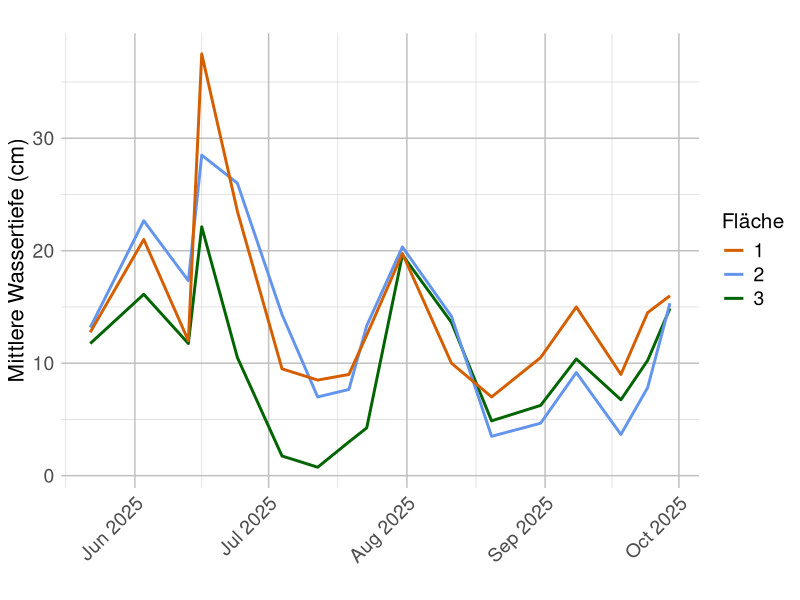
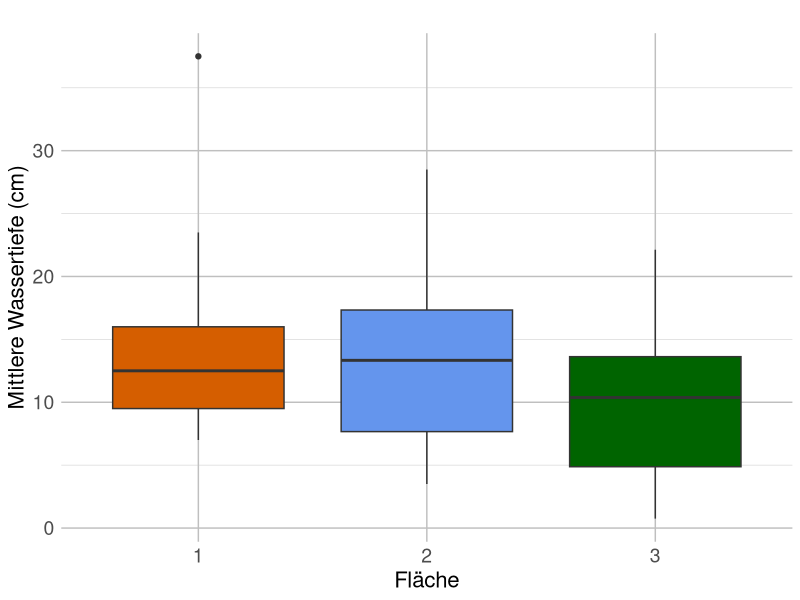
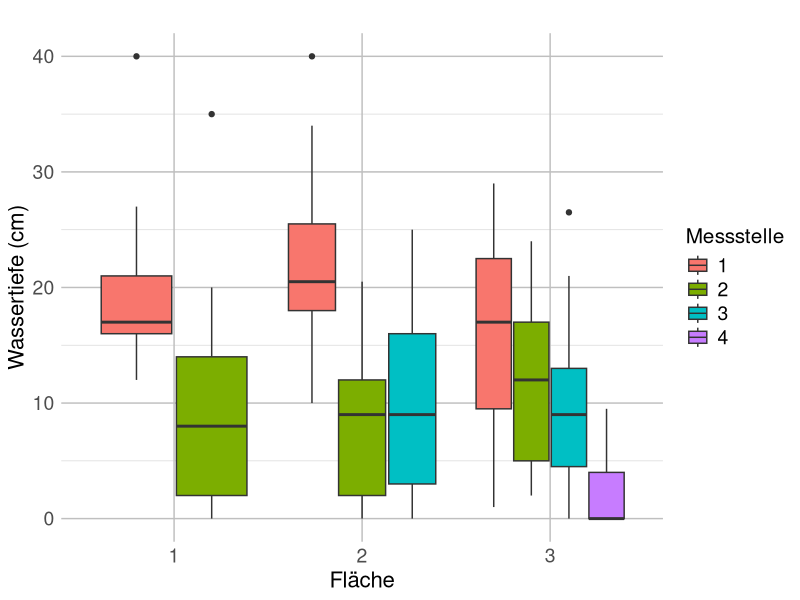
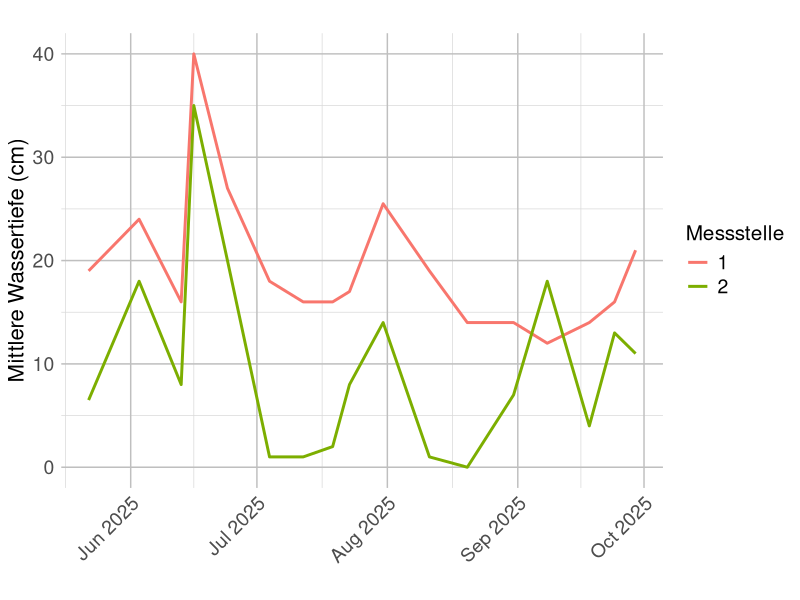
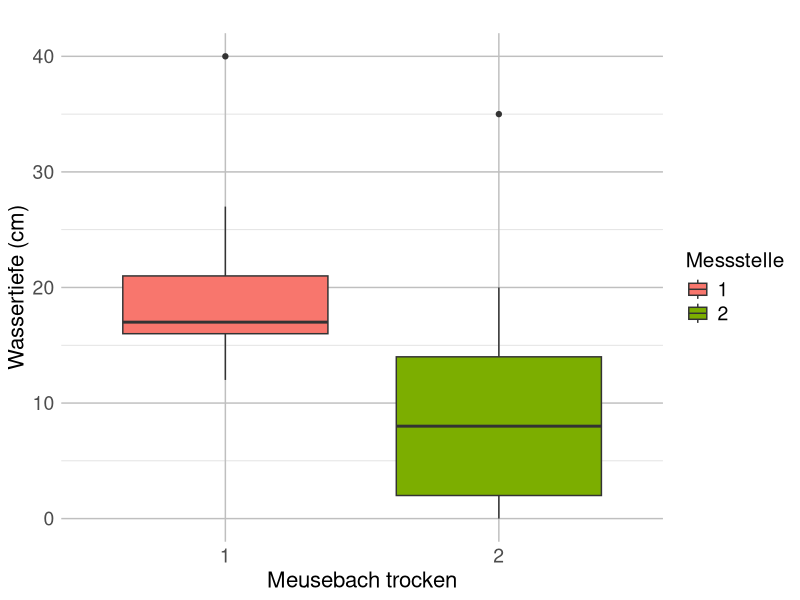
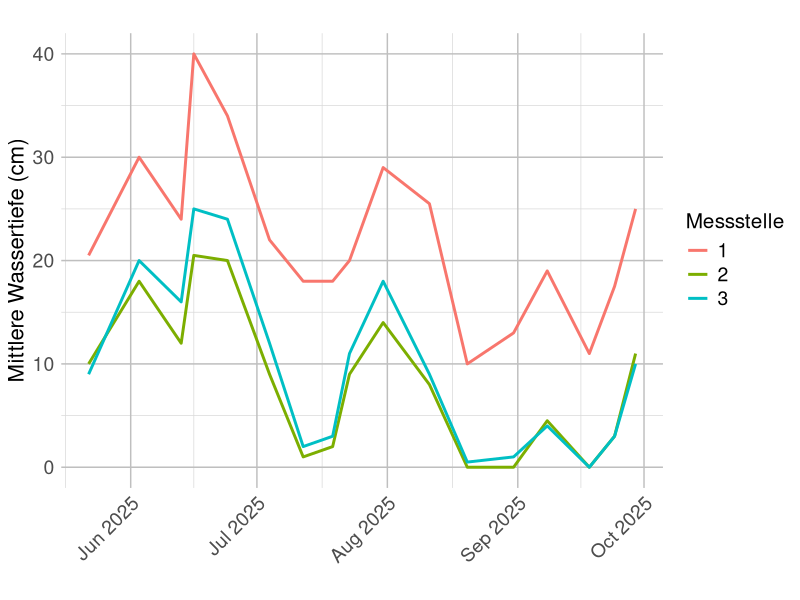
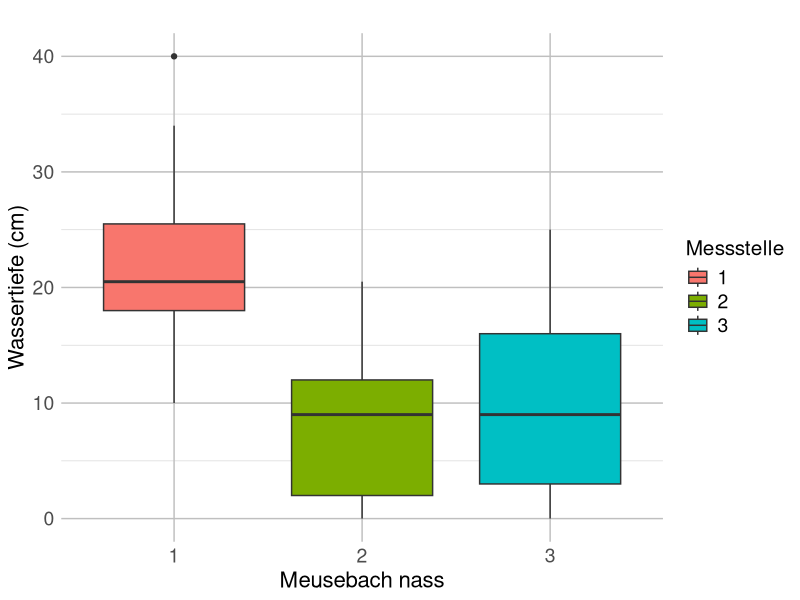
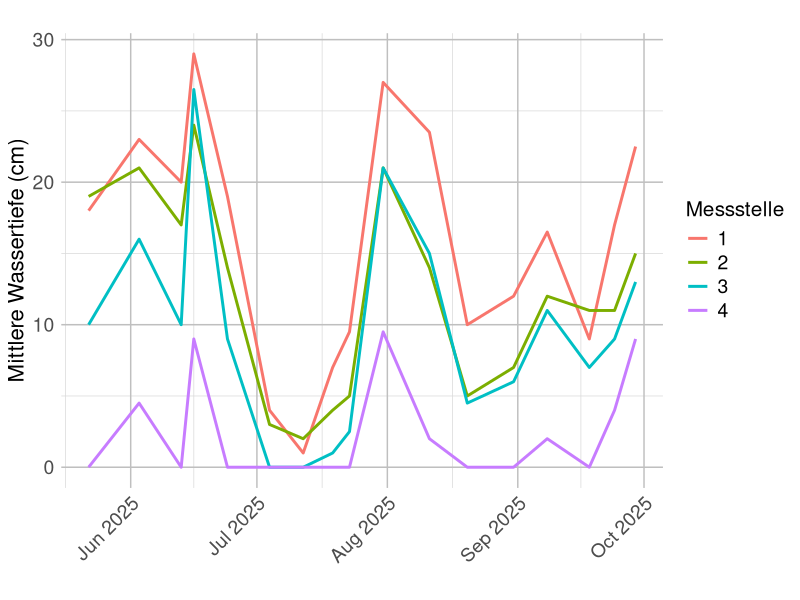

Write R code to recreate these figures, in order.
## ---- chunk 1
library(readxl)
library(dplyr)
library(ggplot2)
library(lubridate)
library(tidyr)
## ---- chunk 2
Wassertiefen <- read_excel("Tabelle Wassertiefe.xlsx")
summary(Wassertiefen)
str(Wassertiefen)
class(Wassertiefen$Datum)

# Datum als Date konvertieren
Wassertiefen$Datum <- as.Date(Wassertiefen$Datum)

str(Wassertiefen)
class(Wassertiefen$Datum)
## ---- chunk 3
# Mittelwerte pro Tag/ pro Standort berechnen 
WT_mittel <- Wassertiefen %>% 
  group_by(Datum, Standort) %>% 
  summarise(WT_mean = mean(Wassertiefe, na.rm = TRUE)) %>% 
  ungroup()

## ---- chunk 4
# Liniendiagramm - Jahresverlauf
# Zeitlicher Verlauf der mittleren Wassertiefe nach Standort

ggplot(WT_mittel, aes(x = Datum, y = WT_mean, color = Standort)) +
  geom_line(linewidth = 1) +
  #geom_point(size = 2) +
  labs(
    title = "",
    x = "",
    y = "Mittlere Wassertiefe (cm)",
    color = "Fläche"
  ) +
  scale_color_manual(
    breaks = c("MT", "MN", "L"),
    values = c(
      "MT" = "#D55E00",
      "MN" = "#6495ED",
      "L"  = "#006400"
    ),
    labels = c(
      "MT" = "1",
      "MN" = "2",
      "L"  = "3"
    )
  ) +
  theme(
    axis.title.x = element_text(size = 16),
    axis.title.y = element_text(size = 16),

    axis.text.x = element_text(angle = 45, hjust = 1, size = 14),
    axis.text.y = element_text(size = 14),

    legend.title = element_text(size = 15),
    legend.text = element_text(size = 14),

    panel.grid.major = element_line(color = "grey75"),
    panel.grid.minor = element_line(color = "grey85"),

    axis.ticks = element_blank(),

    panel.background = element_rect(fill = "white", color = NA)
  ) +
  scale_x_date(
    date_breaks = "1 month",
    date_labels = "%b %Y"
  )
## ---- chunk 5
#ggsave(
  #"Zeitlicher Verlauf der mittleren Wassertiefe nach Standort.png",
  #width = 10,
  #height = 6,
  #dpi = 300
#)
## ---- chunk 6
# Boxplot pro Standort, Mittelwert der verschiedenen Messpunkte

ggplot(WT_mittel, aes(x = factor(Standort,levels = c("MT", "MN", "L")), y = WT_mean, fill = Standort)) +
  geom_boxplot() +
  labs(
    title = "",
    x = "Fläche",
    y = "Mittlere Wassertiefe (cm)"
  ) +
  scale_x_discrete(labels = c(
    "MT" = "1",
    "MN" = "2",
    "L"  = "3"
  )) +
  scale_fill_manual(
    values = c(
      "MT" = "#D55E00",
      "MN" = "#6495ED",
      "L"  = "#006400"
    )
  ) +
  theme(
    axis.title.x = element_text(size = 16),
    axis.title.y = element_text(size = 16),

    axis.text.x = element_text(size = 14),
    axis.text.y = element_text(size = 14),

    legend.position = "none",   

    panel.grid.major = element_line(color = "grey75"),
    panel.grid.minor = element_line(color = "grey85"),

    axis.ticks = element_blank(),

    panel.background = element_rect(fill = "white", color = NA)
  )
## ---- chunk 7
#ggsave(
  #"Boxplot_Vergleich der Flächen.png",
  #width = 10,
  #height = 6,
  #dpi = 300
#)
## ---- chunk 8
# Boxplot pro Standort, Messpunkte farblich unterscheiden
# Vergleich der Wassertiefen nach Standort und Messstelle (Mai–Sep 2025)

ggplot(Wassertiefen,
       aes(x = factor(Standort, levels = c("MT", "MN", "L")),
           y = Wassertiefe,
           fill = factor(Messpunkt))) +

  geom_boxplot(position = position_dodge(0.8)) +

  labs(
    title = "",
    x = "Fläche",
    y = "Wassertiefe (cm)",
    fill = "Messstelle"
  ) +

  scale_x_discrete(labels = c(
    "MT" = "1",
    "MN" = "2",
    "L"  = "3"
  )) +

  theme(
    axis.title.x = element_text(size = 16),
    axis.title.y = element_text(size = 16),

    axis.text.x = element_text(size = 14),
    axis.text.y = element_text(size = 14),

    legend.title = element_text(size = 15),
    legend.text = element_text(size = 14),

    panel.grid.major = element_line(color = "grey75"),
    panel.grid.minor = element_line(color = "grey85"),

    axis.ticks = element_blank(),

    panel.background = element_rect(fill = "white", color = NA)
  )
## ---- chunk 9
#ggsave(
  #"Boxplot_Vergleich der Wassertiefen nach Standort und Messstelle.png",
  #width = 10,
  #height = 6,
  #dpi = 300
#)
## ---- chunk 10
#### Jahresverlauf - Liniendiagramm
plot_lin1 <- function(df, st, titel = NULL) {
  
  # Daten nach Standort filtern
  df_sub1 <- df %>% filter(Standort == st)

  ggplot(df_sub1, aes(x = Datum, y = Wassertiefe, color = factor(Messpunkt))) +
    geom_line(linewidth = 1) +
    #geom_point(size = 2) +
    
    labs(
      title = titel,
      x = "",
      y = "Mittlere Wassertiefe (cm)",
      color = "Messstelle"
    ) +
    
    scale_x_date(
      date_breaks = "1 month",
      date_labels = "%b %Y"
    ) +
    scale_color_manual(
  values = c(
    "1" = "#F8766D",
    "2" = "#7CAE00",
    "3" = "#00BFC4",
    "4" = "#C77CFF"
  )
  ) +
    
    theme(
      axis.title.x = element_text(size = 16),
      axis.title.y = element_text(size = 16),

      axis.text.x = element_text(angle = 45, hjust = 1, size = 14),
      axis.text.y = element_text(size = 14),

      legend.title = element_text(size = 15),
      legend.text = element_text(size = 14),

      panel.grid.major = element_line(color = "grey75"),
      panel.grid.minor = element_line(color = "grey85"),

      axis.ticks = element_blank(),

      panel.background = element_rect(fill = "white", color = NA)
    )
}
## ---- chunk 11
#### Unterschiede zw. den Messstellen - Boxplot 
plot_box <- function(df, st, titel=NULL, x_name=NULL) {
  
  # Daten filtern
  df_sub2 <- df %>% filter(Standort == st)
  
  # x-Achsenname setzen, falls NULL
  if (is.null(x_name)) {
    x_name <- "Messpunkt"  # Standard
  }
  
  ggplot(df_sub2, aes(x = factor(Messpunkt), y = Wassertiefe, fill = factor(Messpunkt))) +
    geom_boxplot() +
    labs(
      title = titel,
      x = x_name,           # hier wird der flexible Name verwendet
      y = "Wassertiefe (cm)",
      fill = "Messstelle"
    ) +
    scale_fill_manual(
  values = c(
    "1" = "#F8766D",
    "2" = "#7CAE00",
    "3" = "#00BFC4",
    "4" = "#C77CFF"
  )
  ) +
    theme(
      axis.title.x = element_text(size = 16),
      axis.title.y = element_text(size = 16),

      axis.text.x = element_text(size = 14),
      axis.text.y = element_text(size = 14),

      legend.title = element_text(size = 15),
      legend.text = element_text(size = 14),

      panel.grid.major = element_line(color = "grey75"),
      panel.grid.minor = element_line(color = "grey85"),

      axis.ticks = element_blank(),

      panel.background = element_rect(fill = "white", color = NA)
    )
}

## ---- chunk 12
plot_lin1(Wassertiefen, "MT", titel="")
## ---- chunk 13
# Boxplot
plot_box(Wassertiefen, st="MT",
         titel="",
         x_name="Meusebach trocken")
## ---- chunk 14
# Liniendiagramm
plot_lin1(Wassertiefen, "MN", titel="")
## ---- chunk 15
# Boxplot
plot_box(Wassertiefen, st="MN",
         titel="",
         x_name="Meusebach nass")
## ---- chunk 16
# Liniendiagramm
plot_lin1(Wassertiefen, "L", titel="")
## ---- chunk 17
# Boxplot
plot_box(Wassertiefen, st="L",
         titel="",
         x_name="Lichtenau")
## ---- chunk 18
# Statistische Kennzahlen pro Messpunkt und Standort
Kennzahlen_messpunkt <- Wassertiefen %>%
  group_by(Standort, Messpunkt) %>%
  summarise(
    Mittelwert = mean(Wassertiefe, na.rm = TRUE),
    Median = median(Wassertiefe, na.rm = TRUE),
    Std = sd(Wassertiefe, na.rm = TRUE),
    Min = min(Wassertiefe, na.rm = TRUE),
    Max = max(Wassertiefe, na.rm = TRUE),
    Range = max(Wassertiefe, na.rm = TRUE) - min(Wassertiefe, na.rm = TRUE),
  )

Kennzahlen_messpunkt

## ---- chunk 19
# Statistische Kennzahlen pro Standort
Kennzahlen_standort <- Wassertiefen %>%
  group_by(Standort) %>%
  summarise(
    Mittelwert = mean(Wassertiefe, na.rm = TRUE),
    Median = median(Wassertiefe, na.rm = TRUE),
    Std = sd(Wassertiefe, na.rm = TRUE),
    Min = min(Wassertiefe, na.rm = TRUE),
    Max = max(Wassertiefe, na.rm = TRUE),
    Range = max(Wassertiefe, na.rm = TRUE) - min(Wassertiefe, na.rm = TRUE)
  )

Kennzahlen_standort

## ---- chunk 20
# welcher Standort hat die größten Wasserstandsschwankungen?

# Standardabweichung = wie stark der Wasserstand typischerweise um seinen Mittelwert schwankt
# Spannweite des Wasserstands = extremste Unterschiede zwischen dem höchsten und niedrigsten gemessenen Wasserstand

#Schwankung pro Standort (über Tagesmittelwerte)
WT_var_st <- WT_mittel %>%
  group_by(Standort) %>%
  summarise(
    sd_WT = sd(WT_mean, na.rm = TRUE),
    range_WT = max(WT_mean, na.rm = TRUE) - min(WT_mean, na.rm = TRUE)
  ) %>%
  arrange(desc(sd_WT))

WT_var_st

## ---- chunk 21
# Schwankung pro Messpunkt innerhalb eines Standorts
WT_var_mp <- Wassertiefen %>%
  group_by(Standort, Messpunkt) %>%
  summarise(
    sd_WT = sd(Wassertiefe, na.rm = TRUE),
    range_WT = max(Wassertiefe, na.rm = TRUE) - min(Wassertiefe, na.rm = TRUE)
  ) %>%
  arrange(desc(sd_WT))

WT_var_mp
## ---- chunk 22
# welcher Standort hat die meisten trocken gefallenen Tage, welcher die wenigsten (= Beständigkeit des Gewässers/Wasserspiegel)

# auch daraus kann man ggf ableiten, welches Gewässer das Wasser besser hält und Faktoren ableiten, warum es bei den anderen nicht so ist -> naturschutzfachliche Maßnahmen ggf ableiten/überdenken

WT_trocken_mp <- Wassertiefen %>%
  group_by(Standort, Messpunkt) %>%
  summarise(
    trockene_Tage = sum(Wassertiefe <= 1, na.rm = TRUE),
    gesamt_Messungen = n(),
    anteil_trocken = trockene_Tage / gesamt_Messungen
  ) %>%
  arrange(Standort, desc(trockene_Tage))

WT_trocken_mp

## ---- chunk 23
# Histogramm zur Häufigkeit der Wasserstände je Standort 
ggplot(Wassertiefen, aes(x = Wassertiefe, fill = Standort)) +
  geom_histogram(binwidth = 5, alpha = 0.7) +
  facet_wrap(~Standort) +
  theme_minimal() +
  labs(title = "Verteilung der Wasserstände pro Standort",
       x = "Wasserstand (cm)",
       y = "Anzahl der Messungen")

# Histogramm zur Häufigkeit der Wasserstände je Standort ohne Messpunkt 4 bei Lihtenau 
ggplot(
  Wassertiefen %>%
    filter(!(Standort == "L" & Messpunkt == 4)) %>%
    mutate(Standort = factor(Standort, levels = c("MT", "MN", "L"))),
  aes(x = Wassertiefe, fill = Standort)
) +
  geom_histogram(binwidth = 5, alpha = 0.7) +
  facet_wrap(~Standort) +
  labs(
    title = "",
    x = "Wasserstand (cm)",
    y = "Anzahl der Messungen",
    fill = "Fläche"              
  ) +
  scale_fill_manual(
    values = c(
      "MT" = "#D55E00",
      "MN" = "#6495ED",
      "L"  = "#006400"
    ),
    labels = c(                  
      "MT" = "1",
      "MN" = "2",
      "L"  = "3"
    )
  ) +
  theme(
    axis.title.x = element_text(size = 16),
    axis.title.y = element_text(size = 16),

    axis.text.x = element_text(size = 14),
    axis.text.y = element_text(size = 14),

    legend.title = element_text(size = 15),
    legend.text = element_text(size = 14),

    panel.grid.major = element_line(color = "grey75"),
    panel.grid.minor = element_line(color = "grey85"),

    axis.ticks = element_blank(),

    panel.background = element_rect(fill = "white", color = NA),

    strip.background = element_blank(),  # graue Balken entfernen
    strip.text = element_blank()         # MT/MN/L entfernen
  )
## ---- chunk 24
# Histogramm zur Häufigkeit der Wasserstände je Messpunkt und Standort 
Wassertiefen$Standort <- as.factor(Wassertiefen$Standort)
Wassertiefen$Messpunkt <- as.factor(Wassertiefen$Messpunkt)

standort_L <- Wassertiefen %>% 
  filter(Standort == "L")
standort_L <- Wassertiefen %>%
  filter(Standort == "L", Messpunkt != "4")#ohne Messpunkt 4 (verzerrt Daten)
standort_MN <- Wassertiefen %>% 
  filter(Standort == "MN")
standort_MT <- Wassertiefen %>% 
  filter(Standort == "MT")

ggplot(standort_L, aes(x = Wassertiefe, fill = factor(Messpunkt))) +
  geom_histogram(binwidth = 5, alpha = 0.7) +
  facet_wrap(~Messpunkt) +
  labs(
    title = "",
    x = "Wasserstand (cm)",
    y = "Anzahl Messungen",
    fill = "Messstelle"
  ) +
  scale_fill_manual(
    values = c(
      "1" = "#F8766D",
      "2" = "#7CAE00",
      "3" = "#00BFC4",
      "4" = "#C77CFF"
    )
  ) +
  theme(
    axis.title.x = element_text(size = 16),
    axis.title.y = element_text(size = 16),

    axis.text.x = element_text(size = 14),
    axis.text.y = element_text(size = 14),

    legend.title = element_text(size = 15),
    legend.text = element_text(size = 14),

    panel.grid.major = element_line(color = "grey75"),
    panel.grid.minor = element_line(color = "grey85"),

    axis.ticks = element_blank(),

    panel.background = element_rect(fill = "white", color = NA),

    strip.background = element_blank(),
    strip.text = element_blank()
  )

## ---- chunk 25
ggsave(
  "Histogramm_Häufigkeit der Wasserstände_Fläche 3 (ohne MS4).png",
  width = 10,
  height = 6,
  dpi = 300
)
## ---- chunk 26
Wassertiefen %>%
  filter(!(Standort == "L" & Messpunkt == "4")) %>%
  ggplot(aes(x = Wassertiefe, fill = Standort)) +
  geom_histogram(binwidth = 5, alpha = 0.7) +
  facet_grid(Standort ~ Messpunkt) +
  theme_minimal() +
  labs(
    title = "Histogramm der Wasserstände nach Standort und Messpunkt",
    x = "Wasserstand (cm)",
    y = "Anzahl Messungen",
    fill = "Fläche"
  ) +
  scale_fill_manual(
    values = c(
      "L" = "#1b9e77",
      "MT" = "#d95f02",
      "MN" = "#7570b3"
    ),
    labels = c(
      "L" = "Lichtenau",
      "MT" = "Meusebach trocken",
      "MN" = "Meusebach nass"
    )
  )
## ---- chunk 27
# Trocken- oder Hochwasserperioden zählen 
# Interpolation (da der Wasserstand nicht kontinuirlich gemessen wurde/in regelmäßigen Abständen)
library(zoo)

# Daten nach Datum sortieren und interpolieren
Wassertiefen <- Wassertiefen %>%
  arrange(Standort, Messpunkt, Datum) %>%
  group_by(Standort, Messpunkt) %>%
  mutate(Wassertiefe_interp = na.approx(Wassertiefe, x = as.numeric(Datum))) %>%
  ungroup()

# Trocken, Normalwasser, Hochwasser definieren
# Beispielwerte, noch keine konkreten festgelegt
Wassertiefen <- Wassertiefen %>%
  mutate(
    Trocken = Wassertiefe_interp < 3,
    Normalwasser = Wassertiefe_interp >= 3 & Wassertiefe_interp <= 25,
    Hochwasser = Wassertiefe_interp > 25
  )

# Zusammenhängende Perioden identifizieren
Wassertiefen <- Wassertiefen %>%
  group_by(Standort, Messpunkt) %>%
  mutate(
    Trocken_grp = cumsum(Trocken != lag(Trocken, default=first(Trocken))),
    Normalwasser_grp = cumsum(Normalwasser != lag(Normalwasser, default=first(Normalwasser))),
    Hochwasser_grp = cumsum(Hochwasser != lag(Hochwasser, default=first(Hochwasser)))
  ) %>%
  ungroup()

# Zusammenhängende Perioden zählen
Perioden_Anzahl <- Wassertiefen %>%
  group_by(Standort, Messpunkt) %>%
  summarise(
    TrockenPerioden = sum(Trocken & !duplicated(Trocken_grp)),
    NormalwasserPerioden = sum(Normalwasser & !duplicated(Normalwasser_grp)),
    HochwasserPerioden = sum(Hochwasser & !duplicated(Hochwasser_grp)),
    .groups = "drop"
  )

Perioden_Anzahl

## ---- chunk 28
TrockenPerioden <- Wassertiefen %>%
  filter(Trocken) %>%  # nur Trockenblöcke
  group_by(Standort, Messpunkt, Trocken_grp) %>%  # nach zusammenhängenden Perioden
  summarise(
    Start = min(Datum),  # erster Tag der Periode
    Ende = max(Datum),   # letzter Tag der Periode
    Dauer_Tage = as.numeric(max(Datum) - min(Datum)) + 1,  # Dauer in Tagen
    .groups = "drop"
  )

TrockenPerioden
## ---- chunk 29
HochwasserPerioden <- Wassertiefen %>%
  filter(Hochwasser) %>%  # nur Hochwasserblöcke
  group_by(Standort, Messpunkt, Hochwasser_grp) %>%
  summarise(
    Start = min(Datum),
    Ende = max(Datum),
    Dauer_Tage = as.numeric(max(Datum) - min(Datum)) + 1,
    .groups = "drop"
  )

HochwasserPerioden
## ---- chunk 30
NormalwasserPerioden <- Wassertiefen %>%
  filter(Normalwasser) %>%  # nur Normalwasserblöcke
  group_by(Standort, Messpunkt, Normalwasser_grp) %>%  # bereits vorhanden!
  summarise(
    Start = min(Datum),
    Ende = max(Datum),
    Dauer_Tage = as.numeric(max(Datum) - min(Datum)) + 1,
    .groups = "drop"
  )

NormalwasserPerioden
## ---- chunk 31
# Histogramm zur Häufigkeit der Wasserstände je Standort 
ggplot(Wassertiefen, aes(x = Wassertiefe, fill = Standort)) +
  geom_histogram(binwidth = 5, alpha = 0.7) +
  facet_wrap(~Standort) +
  theme_minimal() +
  labs(title = "Verteilung der Wasserstände pro Standort",
       x = "Wasserstand (cm)",
       y = "Anzahl der Messungen")

# Histogramm zur Häufigkeit der Wasserstände je Standort ohne Messpunkt 4 bei Lihtenau 
ggplot(
  Wassertiefen %>%
    filter(!(Standort == "L" & Messpunkt == 4)),
  aes(x = Wassertiefe, fill = Standort)
) +
  geom_histogram(binwidth = 5, alpha = 0.7) +
  facet_wrap(~Standort) +
  theme_minimal() +
  labs(
    title = "Verteilung der Wasserstände pro Standort",
    x = "Wasserstand (cm)",
    y = "Anzahl der Messungen"
  )
## ---- chunk 32

## ---- chunk 33
